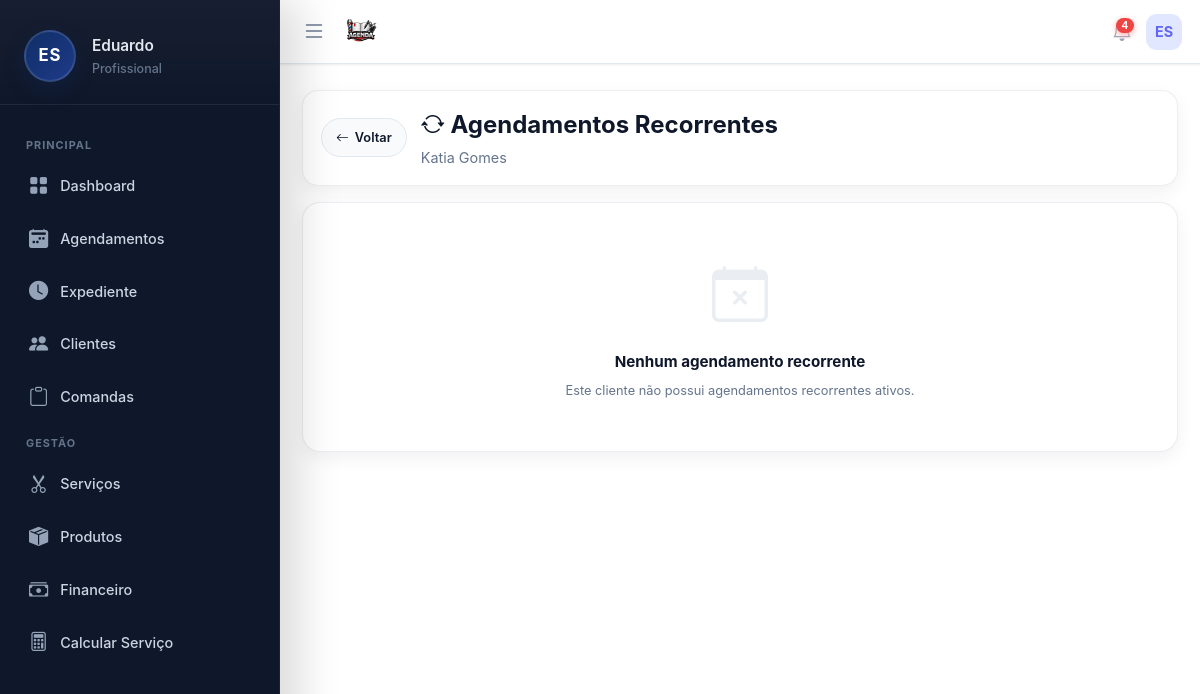
/pages/clientes/recorrencias.php?cliente_id=19 (signed in), run on an earlier commit of the app's database.
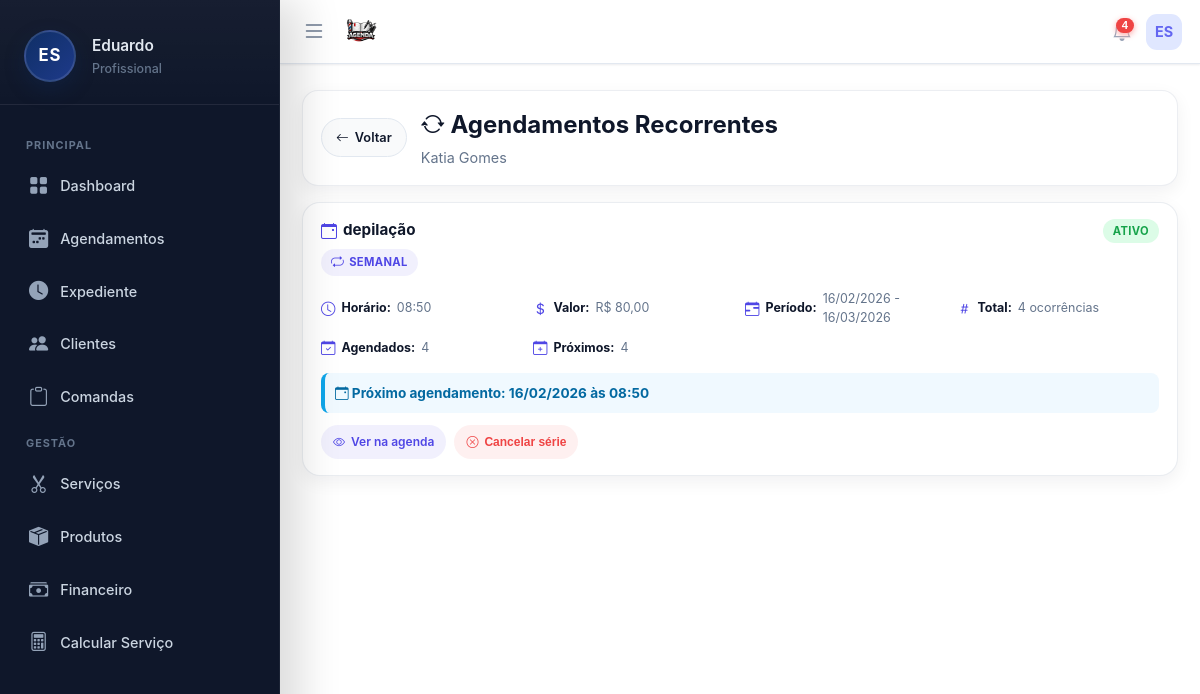
And on a later commit of the database.
### tables this page shows
CREATE TABLE usuarios (
        id INTEGER PRIMARY KEY AUTOINCREMENT,
        nome TEXT, email TEXT, telefone TEXT, foto TEXT, biografia TEXT,
        cep TEXT, endereco TEXT, numero TEXT, bairro TEXT, cidade TEXT, estado TEXT,
        criado_em DATETIME DEFAULT CURRENT_TIMESTAMP
    , senha TEXT, estabelecimento TEXT, cor_tema TEXT DEFAULT '#4f46e5', ultimo_login DATETIME, ativo INTEGER DEFAULT 1, data_expiracao DATE, is_vitalicio INTEGER DEFAULT 0, quem_indicou TEXT, valor_mensalidade REAL DEFAULT 19.90, indicado_por TEXT, valor_mensal REAL DEFAULT 19.90, token_recuperacao TEXT, token_validade DATETIME, tipo_estabelecimento TEXT DEFAULT 'Salão de Beleza', instagram TEXT, cpf TEXT, lembrete_email_ativo INTEGER DEFAULT 0, lembrete_email_tempo INTEGER DEFAULT 4, lembrete_email_unidade TEXT DEFAULT 'horas', lembrete_email_cliente INTEGER DEFAULT 1, lembrete_email_confirmar INTEGER DEFAULT 0, lembrete_email_outro TEXT, lembrete_email_copia INTEGER DEFAULT 0, agendamento_min_antecedencia INTEGER DEFAULT 4, agendamento_min_unidade TEXT DEFAULT 'horas', receber_email_diario INTEGER DEFAULT 0, is_teste INTEGER DEFAULT 0, vendedor_id INTEGER);

CREATE TABLE clientes (
        id INTEGER PRIMARY KEY AUTOINCREMENT,
        user_id INTEGER NOT NULL,
        nome TEXT NOT NULL,
        telefone TEXT,
        email TEXT,
        data_nascimento DATE,
        observacoes TEXT, 
        criado_em DATETIME DEFAULT CURRENT_TIMESTAMP
    , cpf TEXT);

CREATE TABLE agendamentos_recorrentes (
        id INTEGER PRIMARY KEY AUTOINCREMENT,
        user_id INTEGER NOT NULL,
        serie_id TEXT NOT NULL UNIQUE,
        cliente_id INTEGER,
        cliente_nome TEXT NOT NULL,
        servico_id INTEGER,
        servico_nome TEXT NOT NULL,
        valor REAL DEFAULT 0,
        horario TIME NOT NULL,
        tipo_recorrencia TEXT NOT NULL,
        intervalo_dias INTEGER DEFAULT 1,
        dias_semana TEXT,
        dia_fixo_mes INTEGER,
        data_inicio DATE NOT NULL,
        data_fim DATE,
        qtd_total INTEGER NOT NULL,
        observacoes TEXT,
        ativo INTEGER DEFAULT 1,
        criado_em DATETIME DEFAULT CURRENT_TIMESTAMP
    );

### pages/clientes/recorrencias.php (the view, shortened to what the rows shown need)
<?php
$userId = $_SESSION['user_id'];
include '../../includes/db.php';
$clienteId = isset($_GET['cliente_id']) ? (int)$_GET['cliente_id'] : null;
$stmtCliente = $pdo->prepare("SELECT * FROM clientes WHERE id = ? AND user_id = ?");
$stmtCliente->execute([$clienteId, $userId]);
$cliente = $stmtCliente->fetch();
$stmtSeries = $pdo->prepare("
    SELECT ar.*,
           (SELECT COUNT(*) FROM agendamentos WHERE serie_id = ar.serie_id) as total_agendamentos,
           (SELECT COUNT(*) FROM agendamentos WHERE serie_id = ar.serie_id AND data_agendamento >= date('now')) as proximos,
           (SELECT MIN(data_agendamento) FROM agendamentos WHERE serie_id = ar.serie_id AND data_agendamento >= date('now')) as proximo_agendamento
    FROM agendamentos_recorrentes ar
    WHERE ar.user_id = ?
      AND (ar.cliente_id = ? OR ar.cliente_nome = ?)
      AND ar.ativo = 1
    ORDER BY ar.criado_em DESC
");
$stmtSeries->execute([$userId, $clienteId, $cliente['nome']]);
$series = $stmtSeries->fetchAll();
include '../../includes/header.php';
include '../../includes/menu.php';
?>
<div class="container-recorrencias">
    <div class="header-page">
        <div style="flex:1;">
            <h1 style="margin:0; font-size:1.5rem; color:#0f172a;">
                <i class="bi bi-arrow-repeat"></i>
                Agendamentos Recorrentes
            </h1>
            <p style="margin:4px 0 0 0; color:#64748b; font-size:0.9rem;">
                <?php echo htmlspecialchars($cliente['nome']); ?>
            </p>
        </div>
    </div>
    <?php if (count($series) > 0): ?>
        <?php foreach ($series as $serie): ?>
            <?php
            $tipoTexto = [
                'diaria' => 'Diária',
                'semanal' => 'Semanal',
                'quinzenal' => 'Quinzenal',
                'mensal_dia' => 'Mensal (dia fixo)',
                'mensal_semana' => 'Mensal (semana)',
                'personalizada' => 'Personalizada'
            ];
            $tipoLabel = $tipoTexto[$serie['tipo_recorrencia']] ?? 'Desconhecida';
            ?>
            <div class="serie-card">
                <div class="serie-header">
                    <div>
                        <h3 class="serie-titulo">
                            <i class="bi bi-calendar-event"></i>
                            <?php echo htmlspecialchars($serie['servico_nome']); ?>
                        </h3>
                        <span class="tipo-recorrencia">
                            <i class="bi bi-repeat"></i>
                            <?php echo $tipoLabel; ?>
                        </span>
                    </div>
                    <span class="serie-badge <?php echo $serie['ativo'] ? 'badge-ativo' : 'badge-inativo'; ?>">
                        <?php echo $serie['ativo'] ? 'Ativo' : 'Inativo'; ?>
                    </span>
                </div>
                <div class="serie-info">
                    <div class="info-item">
                        <i class="bi bi-clock"></i>
                        <strong>Horário:</strong> <?php echo date('H:i', strtotime($serie['horario'])); ?>
                    </div>
                    <div class="info-item">
                        <i class="bi bi-currency-dollar"></i>
                        <strong>Valor:</strong> R$ <?php echo number_format($serie['valor'], 2, ',', '.'); ?>
                    </div>
                    <div class="info-item">
                        <i class="bi bi-calendar-range"></i>
                        <strong>Período:</strong> <?php echo date('d/m/Y', strtotime($serie['data_inicio'])); ?> - <?php echo date('d/m/Y', strtotime($serie['data_fim'])); ?>
                    </div>
                    <div class="info-item">
                        <i class="bi bi-hash"></i>
                        <strong>Total:</strong> <?php echo $serie['qtd_total']; ?> ocorrências
                    </div>
                    <div class="info-item">
                        <i class="bi bi-calendar-check"></i>
                        <strong>Agendados:</strong> <?php echo $serie['total_agendamentos']; ?>
                    </div>
                    <div class="info-item">
                        <i class="bi bi-calendar-plus"></i>
                        <strong>Próximos:</strong> <?php echo $serie['proximos']; ?>
                    </div>
                </div>
                <?php if ($serie['proximo_agendamento']): ?>
                    <div style="padding:10px; background:#f0f9ff; border-left:4px solid #0ea5e9; border-radius:8px; margin-bottom:12px;">
                        <strong style="color:#0369a1; font-size:0.85rem;">
                            <i class="bi bi-calendar-event"></i>
                            Próximo agendamento: <?php echo date('d/m/Y', strtotime($serie['proximo_agendamento'])); ?> às <?php echo date('H:i', strtotime($serie['horario'])); ?>
                        </strong>
                    </div>
                <?php endif; ?>
                <div class="serie-actions">
                    <a href="<?php echo $isProd ? '/agenda' : '../agenda/agenda.php'; ?>?serie_id=<?php echo $serie['serie_id']; ?>" class="btn-action btn-ver">
                        <i class="bi bi-eye"></i>
                        Ver na agenda
                    </a>
                    <?php if ($serie['ativo'] && $serie['proximos'] > 0): ?>
                        <button onclick="confirmarCancelarSerie('<?php echo $serie['serie_id']; ?>', '<?php echo htmlspecialchars($serie['servico_nome']); ?>')" class="btn-action btn-cancelar">
                            <i class="bi bi-x-circle"></i>
                            Cancelar série
                        </button>
                    <?php endif; ?>
                </div>
            </div>
        <?php endforeach; ?>
    <?php endif; ?>
</div>
<?php include '../../includes/footer.php'; ?>

### includes/menu.php (shortened to what the rows shown need)
<?php
$isProd = isset($_SERVER['HTTP_HOST']) && $_SERVER['HTTP_HOST'] === 'salao.develoi.com';
$userRole  = 'Profissional';
$iniciais  = 'V';
$firstName = 'Visitante';
if (isset($pdo) && isset($_SESSION['user_id'])) {
    $stmtUser = $pdo->prepare("SELECT nome, email, estabelecimento FROM usuarios WHERE id = ? LIMIT 1");
    $stmtUser->execute([$_SESSION['user_id']]);
    $dadoUsuario = $stmtUser->fetch(PDO::FETCH_ASSOC);
    if ($dadoUsuario && !empty($dadoUsuario['nome'])) {
        $userName = $dadoUsuario['nome'];
        $partesNome = explode(' ', trim($userName));
        $firstName  = $partesNome[0];
        $primeiraLetra = mb_substr($partesNome[0], 0, 1);
        $ultimaLetra   = '';
        if (count($partesNome) > 1) {
            $ultimoNome  = end($partesNome);
            $ultimaLetra = mb_substr($ultimoNome, 0, 1);
        }
        $iniciais = strtoupper($primeiraLetra . $ultimaLetra);
    }
}
?>
<link rel="stylesheet" href="https://cdn.jsdelivr.net/npm/bootstrap-icons@1.11.3/font/bootstrap-icons.min.css">
<nav class="app-navbar">
    <div style="display:flex; align-items:center; gap:10px;">
        <div style="position:relative;">
            <div class="navbar-avatar" id="userAvatarBtn">
                <?php echo $iniciais; ?>
            </div>
        </div>
    </div>
</nav>
<aside class="app-sidebar" id="sidebar">
    <div class="sidebar-header">
        <div class="avatar-circle">
            <?php echo $iniciais; ?>
        </div>
        <div class="user-info">
            <h4><?php echo htmlspecialchars($firstName); ?></h4>
            <span><?php echo htmlspecialchars($userRole); ?></span>
        </div>
    </div>
</aside>

What changed in the data, as far as the page shows it:
added agendamentos_recorrentes: servico_nome "depilação", tipo_recorrencia "SEMANAL", ativo "ATIVO", horario "08:50", valor "80,00", data_inicio "16/02/2026", data_fim "16/03/2026", qtd_total "4", total_agendamentos "4", proximos "4", proximo_agendamento "16/02/2026"
Also different on the page:
text no longer shown: "Nenhum agendamento recorrente Este cliente não possui agendamentos recorrentes ativos."
